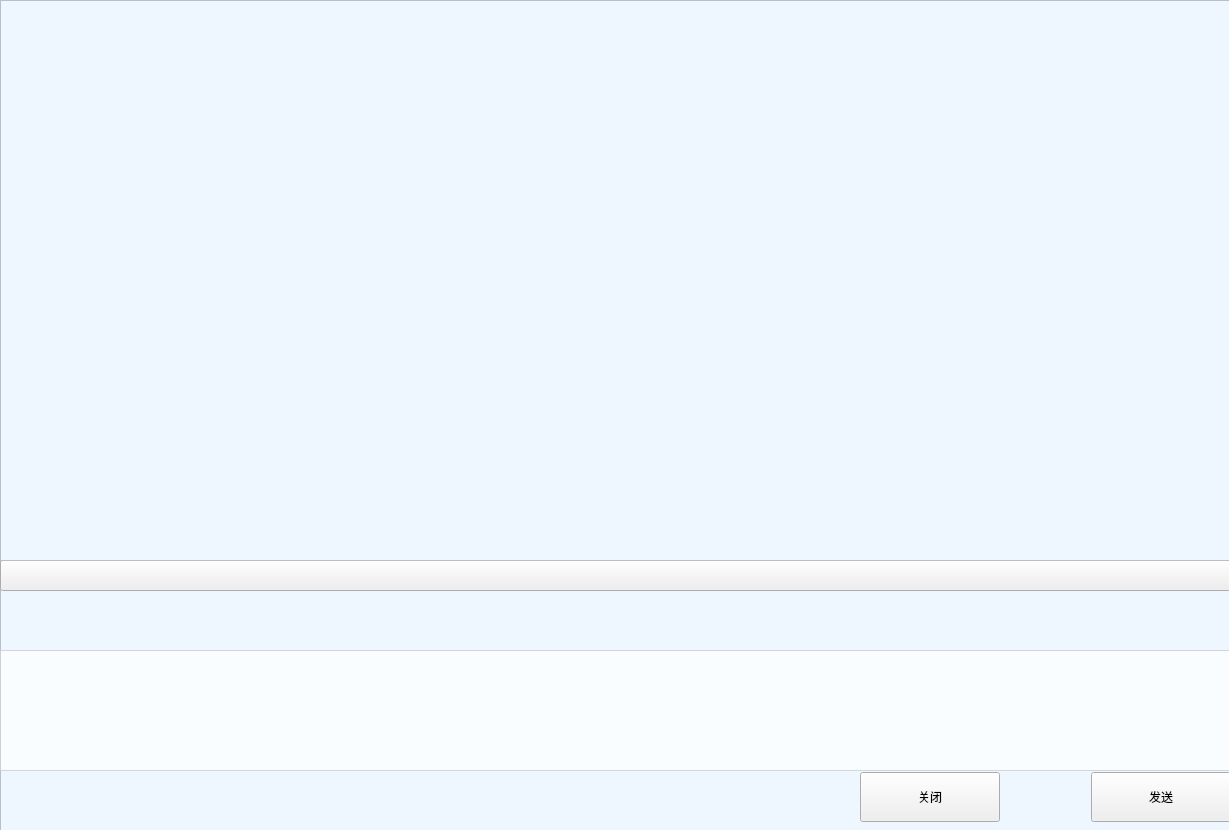
<?xml version="1.0" encoding="UTF-8"?>
<ui version="4.0">
 <class>comwidget</class>
 <widget class="QWidget" name="comwidget">
  <property name="geometry">
   <rect>
    <x>0</x>
    <y>0</y>
    <width>1229</width>
    <height>830</height>
   </rect>
  </property>
  <property name="windowTitle">
   <string>Form</string>
  </property>
  <property name="styleSheet">
   <string notr="true"/>
  </property>
  <widget class="QFrame" name="frame">
   <property name="geometry">
    <rect>
     <x>0</x>
     <y>0</y>
     <width>1231</width>
     <height>831</height>
    </rect>
   </property>
   <property name="styleSheet">
    <string notr="true">QFrame
{
	background-color: rgb(238, 247, 255);
}
	
</string>
   </property>
   <property name="frameShape">
    <enum>QFrame::StyledPanel</enum>
   </property>
   <property name="frameShadow">
    <enum>QFrame::Raised</enum>
   </property>
   <widget class="QTextBrowser" name="readContent">
    <property name="geometry">
     <rect>
      <x>0</x>
      <y>0</y>
      <width>1231</width>
      <height>561</height>
     </rect>
    </property>
    <property name="layoutDirection">
     <enum>Qt::LeftToRight</enum>
    </property>
    <property name="styleSheet">
     <string notr="true">
font: 75 12pt &quot;Comic Sans MS&quot;;
background-color: rgb(238, 247, 255);</string>
    </property>
    <property name="verticalScrollBarPolicy">
     <enum>Qt::ScrollBarAlwaysOn</enum>
    </property>
    <property name="horizontalScrollBarPolicy">
     <enum>Qt::ScrollBarAsNeeded</enum>
    </property>
    <property name="sizeAdjustPolicy">
     <enum>QAbstractScrollArea::AdjustIgnored</enum>
    </property>
    <property name="html">
     <string>&lt;!DOCTYPE HTML PUBLIC &quot;-//W3C//DTD HTML 4.0//EN&quot; &quot;http://www.w3.org/TR/REC-html40/strict.dtd&quot;&gt;
&lt;html&gt;&lt;head&gt;&lt;meta name=&quot;qrichtext&quot; content=&quot;1&quot; /&gt;&lt;style type=&quot;text/css&quot;&gt;
p, li { white-space: pre-wrap; }
&lt;/style&gt;&lt;/head&gt;&lt;body style=&quot; font-family:'Comic Sans MS'; font-size:12pt; font-weight:72; font-style:normal;&quot;&gt;
&lt;p style=&quot;-qt-paragraph-type:empty; margin-top:0px; margin-bottom:0px; margin-left:0px; margin-right:0px; -qt-block-indent:0; text-indent:0px;&quot;&gt;&lt;br /&gt;&lt;/p&gt;&lt;/body&gt;&lt;/html&gt;</string>
    </property>
   </widget>
   <widget class="QPushButton" name="pushButton">
    <property name="geometry">
     <rect>
      <x>0</x>
      <y>560</y>
      <width>1231</width>
      <height>31</height>
     </rect>
    </property>
    <property name="text">
     <string/>
    </property>
   </widget>
   <widget class="QWidget" name="widget" native="true">
    <property name="geometry">
     <rect>
      <x>0</x>
      <y>590</y>
      <width>1231</width>
      <height>71</height>
     </rect>
    </property>
    <property name="styleSheet">
     <string notr="true"/>
    </property>
    <layout class="QHBoxLayout" name="horizontalLayout">
     <item>
      <widget class="QPushButton" name="file">
       <property name="toolTip">
        <string>&lt;html&gt;&lt;head/&gt;&lt;body&gt;&lt;p&gt;&lt;span style=&quot; color:#000000;&quot;&gt;文件传输&lt;/span&gt;&lt;/p&gt;&lt;/body&gt;&lt;/html&gt;</string>
       </property>
       <property name="statusTip">
        <string/>
       </property>
       <property name="whatsThis">
        <string>文件传输</string>
       </property>
       <property name="accessibleName">
        <string/>
       </property>
       <property name="accessibleDescription">
        <string/>
       </property>
       <property name="styleSheet">
        <string notr="true">
QPushButton{
	
	
	background-color: rgb(255, 255, 255,0);
border-style:outset;
border-radius:20px;
font-style:MingLiU-ExtB;
}
QPushButton:pressed{
	background-color: rgb(252, 233, 79);
border-style:inset;
font-style:MingLiU-ExtB;
}</string>
       </property>
       <property name="text">
        <string/>
       </property>
       <property name="icon">
        <iconset resource="resource.qrc">
         <normaloff>:/icon/File.png</normaloff>:/icon/File.png</iconset>
       </property>
       <property name="iconSize">
        <size>
         <width>50</width>
         <height>50</height>
        </size>
       </property>
       <property name="checkable">
        <bool>false</bool>
       </property>
       <property name="autoRepeat">
        <bool>false</bool>
       </property>
       <property name="autoExclusive">
        <bool>false</bool>
       </property>
      </widget>
     </item>
     <item>
      <widget class="QPushButton" name="camera">
       <property name="toolTip">
        <string>&lt;html&gt;&lt;head/&gt;&lt;body&gt;&lt;p&gt;&lt;span style=&quot; color:#000000;&quot;&gt;视频通话&lt;/span&gt;&lt;/p&gt;&lt;/body&gt;&lt;/html&gt;</string>
       </property>
       <property name="whatsThis">
        <string>视频对话</string>
       </property>
       <property name="styleSheet">
        <string notr="true">
QPushButton{
background-color: rgb(252, 233, 79,0);
border-style:outset;
border-radius:20px;
font-style:MingLiU-ExtB;
}
QPushButton:pressed{
background-color: rgb(252, 233, 79);
border-style:inset;
font-style:MingLiU-ExtB;
}</string>
       </property>
       <property name="text">
        <string/>
       </property>
       <property name="icon">
        <iconset resource="resource.qrc">
         <normaloff>:/icon/摄像头.png</normaloff>:/icon/摄像头.png</iconset>
       </property>
       <property name="iconSize">
        <size>
         <width>50</width>
         <height>50</height>
        </size>
       </property>
       <property name="checkable">
        <bool>false</bool>
       </property>
      </widget>
     </item>
     <item>
      <widget class="QPushButton" name="transform">
       <property name="whatsThis">
        <string>文本转换</string>
       </property>
       <property name="styleSheet">
        <string notr="true">
QPushButton{
background-color: rgb(252, 233, 79,0);
border-style:outset;
border-radius:20px;
font-style:MingLiU-ExtB;
}
QPushButton:pressed{
background-color: rgb(252, 233, 79);
border-style:inset;
font-style:MingLiU-ExtB;
}</string>
       </property>
       <property name="text">
        <string/>
       </property>
       <property name="icon">
        <iconset resource="resource.qrc">
         <normaloff>:/icon/More Circle.png</normaloff>:/icon/More Circle.png</iconset>
       </property>
       <property name="iconSize">
        <size>
         <width>50</width>
         <height>50</height>
        </size>
       </property>
      </widget>
     </item>
     <item>
      <spacer name="horizontalSpacer">
       <property name="orientation">
        <enum>Qt::Horizontal</enum>
       </property>
       <property name="sizeHint" stdset="0">
        <size>
         <width>40</width>
         <height>20</height>
        </size>
       </property>
      </spacer>
     </item>
    </layout>
   </widget>
   <widget class="QTextEdit" name="sendContent">
    <property name="geometry">
     <rect>
      <x>0</x>
      <y>650</y>
      <width>1231</width>
      <height>121</height>
     </rect>
    </property>
    <property name="styleSheet">
     <string notr="true">background-color: rgb(255, 255, 255,0.7);</string>
    </property>
   </widget>
   <widget class="QWidget" name="widget_2" native="true">
    <property name="geometry">
     <rect>
      <x>860</x>
      <y>760</y>
      <width>371</width>
      <height>74</height>
     </rect>
    </property>
    <layout class="QHBoxLayout" name="horizontalLayout_2">
     <item>
      <widget class="QPushButton" name="closeWidget">
       <property name="minimumSize">
        <size>
         <width>140</width>
         <height>50</height>
        </size>
       </property>
       <property name="maximumSize">
        <size>
         <width>140</width>
         <height>50</height>
        </size>
       </property>
       <property name="text">
        <string>关闭</string>
       </property>
      </widget>
     </item>
     <item>
      <spacer name="horizontalSpacer_2">
       <property name="orientation">
        <enum>Qt::Horizontal</enum>
       </property>
       <property name="sizeHint" stdset="0">
        <size>
         <width>40</width>
         <height>20</height>
        </size>
       </property>
      </spacer>
     </item>
     <item>
      <widget class="QPushButton" name="sendMessage">
       <property name="minimumSize">
        <size>
         <width>140</width>
         <height>50</height>
        </size>
       </property>
       <property name="maximumSize">
        <size>
         <width>140</width>
         <height>50</height>
        </size>
       </property>
       <property name="text">
        <string>发送</string>
       </property>
      </widget>
     </item>
    </layout>
   </widget>
   <widget class="QListWidget" name="listWidget">
    <property name="geometry">
     <rect>
      <x>0</x>
      <y>0</y>
      <width>1231</width>
      <height>561</height>
     </rect>
    </property>
    <property name="verticalScrollBarPolicy">
     <enum>Qt::ScrollBarAsNeeded</enum>
    </property>
    <property name="horizontalScrollBarPolicy">
     <enum>Qt::ScrollBarAlwaysOff</enum>
    </property>
   </widget>
  </widget>
 </widget>
 <resources>
  <include location="resource.qrc"/>
 </resources>
 <connections/>
</ui>
